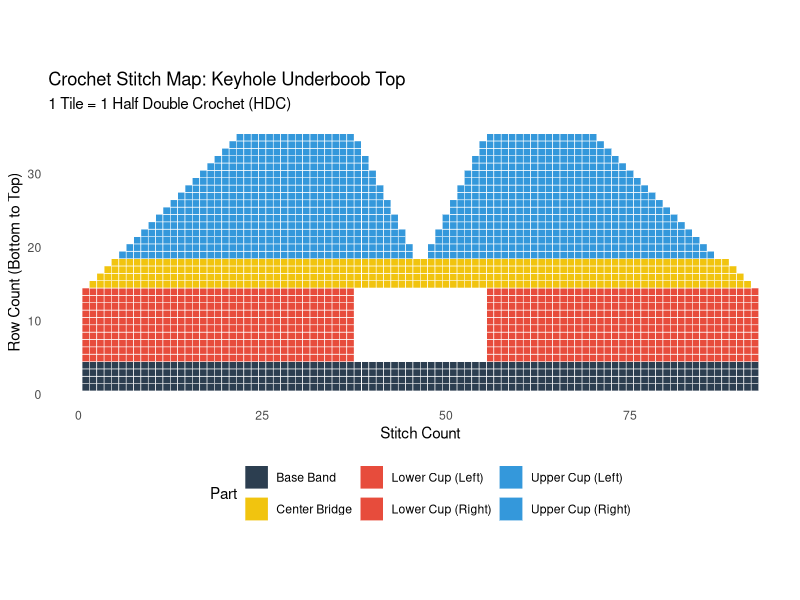

This chart was generated by the following R code:
## ---- chunk 1
#| label: stitch-map
library(ggplot2)
library(dplyr)

# Gauge: 2 HDC stitches = 1 cm
# Front panel width: 92 stitches
# Nipple distance: Peaks at X=20 and X=72

grid <- expand.grid(Stitch = 1:92, Row = 1:35)

grid <- grid %>%
  mutate(
    Part = case_when(
      # 1. The Base Band (Solid support under the cutout)
      Row <= 4 ~ "Base Band",
      
      # 2. The Cutout Region (Rows 5 to 14)
      # Creating the left and right sides, leaving a central 18-stitch gap for the window
      Row >= 5 & Row <= 14 & Stitch <= 37 ~ "Lower Cup (Left)",
      Row >= 5 & Row <= 14 & Stitch >= 56 ~ "Lower Cup (Right)",
      
      # 3. The Sternum Bridge (Rows 15 to 18)
      # The fabric reconnects above the hole. The outer edges begin to taper in slightly.
      Row >= 15 & Row <= 18 & Stitch >= (1 + (Row-14)) & Stitch <= (92 - (Row-14)) ~ "Center Bridge",
      
      # 4. The Upper Cups (Rows 19 to 35)
      # Splits back into two triangles tapering up to the neck straps (X=20 and X=72)
      Row >= 19 & Stitch >= (5 + (Row-18)) & Stitch <= (46 - (Row-18)*0.5) ~ "Upper Cup (Left)",
      Row >= 19 & Stitch >= (47 + (Row-18)*0.5) & Stitch <= (87 - (Row-18)) ~ "Upper Cup (Right)",
      
      TRUE ~ "Empty Space"
    )
  ) %>%
  filter(Part != "Empty Space")

# Plotting the updated stitch map
ggplot(grid, aes(x = Stitch, y = Row, fill = Part)) +
  geom_tile(color = "white", linewidth = 0.2) +
  scale_fill_manual(values = c(
    "Base Band" = "#2C3E50", 
    "Lower Cup (Left)" = "#E74C3C", 
    "Lower Cup (Right)" = "#E74C3C",
    "Center Bridge" = "#F1C40F",
    "Upper Cup (Left)" = "#3498DB",
    "Upper Cup (Right)" = "#3498DB"
  )) +
  theme_minimal() +
  coord_fixed(ratio = 1) + 
  labs(
    title = "Crochet Stitch Map: Keyhole Underboob Top",
    subtitle = "1 Tile = 1 Half Double Crochet (HDC)",
    x = "Stitch Count", 
    y = "Row Count (Bottom to Top)"
  ) +
  theme(panel.grid = element_blank(), legend.position = "bottom")
